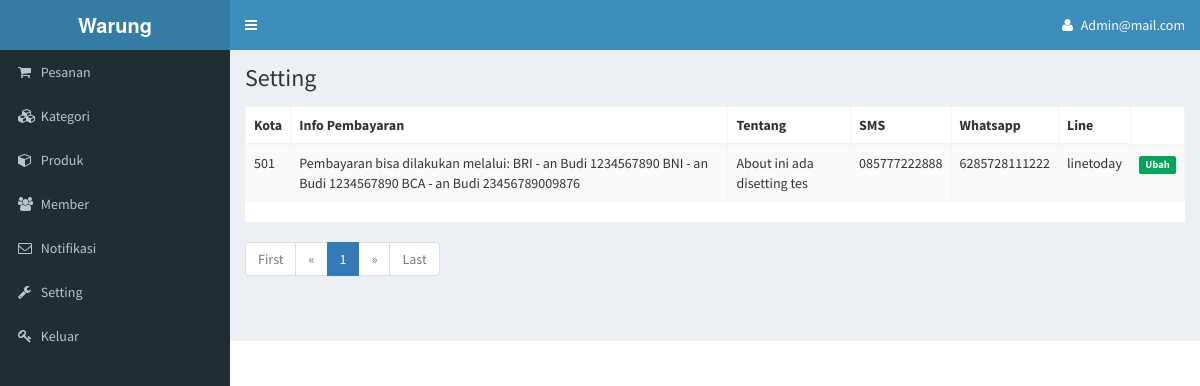
The app's page /setting.php (signed in) with its own data.
### tables this page shows
CREATE TABLE `setting` (
  `id` int(11) NOT NULL,
  `provinsi` int(11) NOT NULL,
  `distrik` int(11) NOT NULL,
  `kota` int(11) NOT NULL,
  `info_pembayaran` text NOT NULL,
  `info_about` text NOT NULL,
  `sms` varchar(20) NOT NULL,
  `whatsapp` varchar(20) NOT NULL,
  `line` varchar(20) NOT NULL
);

### setting.php (the view, shortened to what this page needs)
<?php
if(isset($_SESSION['id'])){
include "header.php";
?>
      <div class="content-wrapper">
        <section class="content-header">
          <h1>
            Setting
          </h1>
        </section>
    <section class="content">
      <div class="table-responsive" style="background:#FFF">
       <table class="table table-striped table-bordered">
<thead><tr><th>Kota</th><th>Info Pembayaran</th><th>Tentang</th><th>SMS</th>
<th>Whatsapp</th><th>Line</th></tr></thead>
<tbody>
          <?php
          $page = (isset($_GET['page']))? $_GET['page'] : 1;
          $limit = 10;
          $limit_start = ($page - 1) * $limit;
          $all = $connect->query("SELECT * FROM setting");
          $sql = $connect->query("SELECT * FROM setting LIMIT ".$limit_start.",".$limit);
          $jumlah_page = ceil($all->num_rows/ $limit);
          while($data = $sql->fetch_assoc()){
            echo '<tr><td>'.$data['kota'].'</td><td>'.$data['info_pembayaran'].'</td>
            <td>'.$data['info_about'].'</td><td>'.$data['sms'].'</td><td>'.$data['whatsapp'].'</td>
            <td>'.$data['line'].'</td>
            <td><a href="editsetting.php?id='.$data['id'].'" class="label bg-green">Ubah</a>
            </td></tr>';
          }
          ?>
        </tbody>
        </table>
      </div>
      <ul class="pagination">
        <?php
        if($page == 1){
          echo '<li class="disabled"><a href="#">First</a></li><li class="disabled"><a href="#">&laquo;</a></li>';
        }else{
          $link_prev = ($page > 1)? $page - 1 : 1;
          echo '<li><a href="setting.php?page=1">First</a></li>
          <li><a href="setting.php?page='.$link_prev.'">&laquo;</a></li>';
        }
        $jumlah_number = 3;
        $start_number = ($page > $jumlah_number)? $page - $jumlah_number : 1;
        $end_number = ($page < ($jumlah_page - $jumlah_number))? $page + $jumlah_number : $jumlah_page;
        for($i = $start_number; $i <= $end_number; $i++){
          $link_active = ($page == $i)? ' class="active"' : '';
          echo '<li'.$link_active.'><a href="setting.php?page='.$i.'">'.$i.'</a></li>';
        }
        if($page == $jumlah_page){
          echo '<li class="disabled"><a href="#">&raquo;</a></li><li class="disabled"><a href="#">Last</a></li>';
        }else{
          $link_next = ($page < $jumlah_page)? $page + 1 : $jumlah_page;
        echo '<li><a href="setting.php?page='.$link_next.'">&raquo;</a></li>
        <li><a href="setting.php?page='.$jumlah_page.'">Last</a></li>';
        }
        ?>
      </ul>
    </div>
  <?php }?>
  </body>
</html>

### records on screen
setting: kota "501", info_pembayaran "Pembayaran bisa dilakukan melalui: BRI - an Budi 1234567890 BNI - an Budi 1234567890 BCA - an Budi 23456789009876", info_about "About ini ada disetting tes", sms "085777222888", whatsapp "6285728111222", line "linetoday"

### other values on screen
$_SESSION['id'] "Admin@mail.com"
